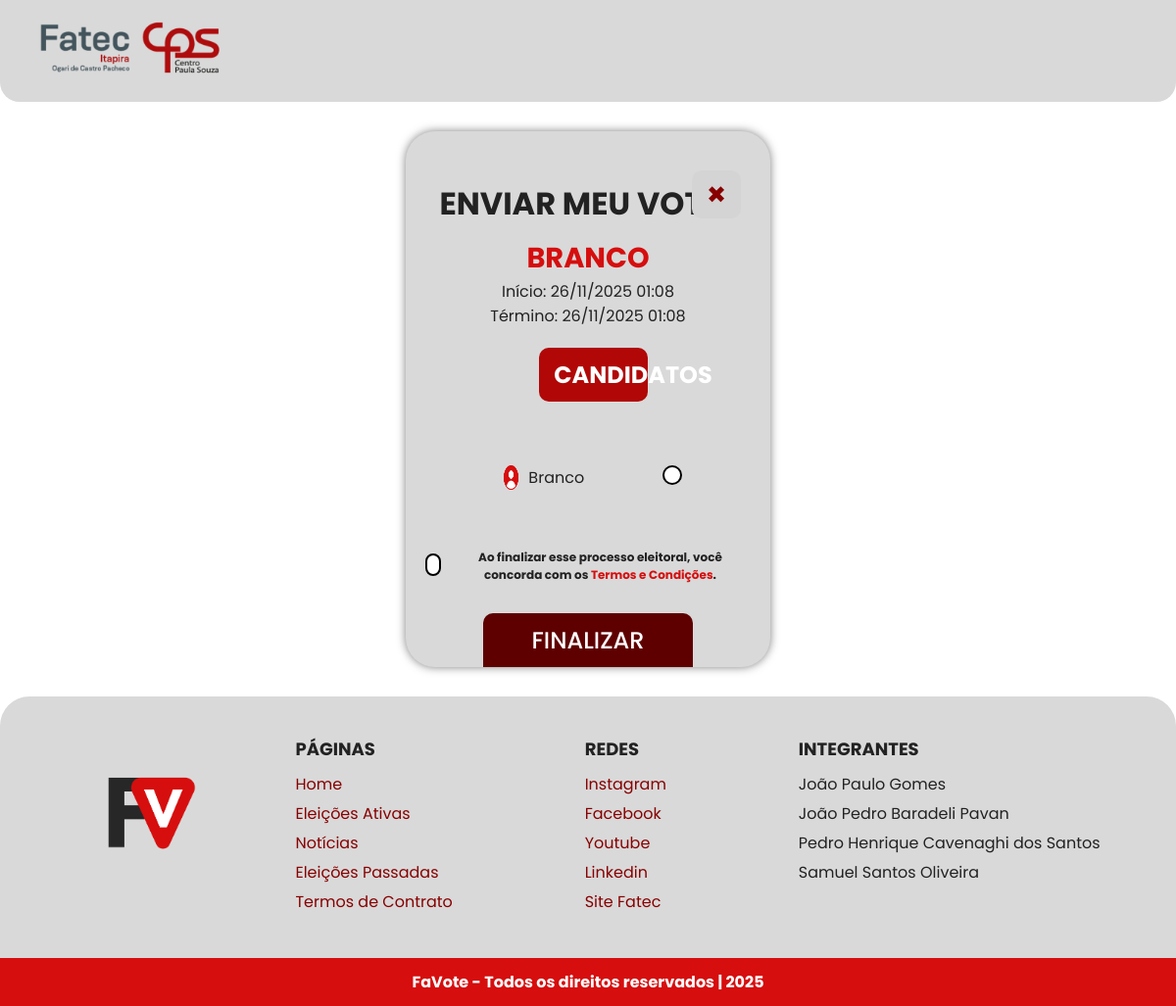
The page /Pages/votacao.php?id=1 (signed in) on the database its author committed.
### tables this page shows
CREATE TABLE `eleicoes` (
  `id` int(11) NOT NULL,
  `titulo` varchar(100) NOT NULL,
  `descricao` text DEFAULT NULL,
  `dataPostagem` datetime NOT NULL DEFAULT current_timestamp(),
  `data_inicio` datetime NOT NULL,
  `data_fim` datetime NOT NULL,
  `ativa` tinyint(1) DEFAULT 1,
  `turma_id` int(11) NOT NULL
);

CREATE TABLE `candidatos` (
  `id` int(11) NOT NULL,
  `eleicao_id` int(11) NOT NULL,
  `aluno_ra` varchar(20) NOT NULL,
  `proposta` text DEFAULT NULL
);

CREATE TABLE `alunos` (
  `id` int(11) NOT NULL,
  `ra` varchar(20) NOT NULL,
  `nome` varchar(100) NOT NULL,
  `email_institucional` varchar(100) NOT NULL,
  `senha` varchar(255) NOT NULL,
  `turma_id` int(11) DEFAULT NULL,
  `criado_data` timestamp NOT NULL DEFAULT current_timestamp(),
  `atualizado_data` timestamp NOT NULL DEFAULT current_timestamp() ON UPDATE current_timestamp()
);

### Pages/votacao.php (the view, shortened to what this page needs)
<?php
require '../php/config.php';
$eleicao_id = isset($_GET['id']) ? (int) $_GET['id'] : 0;
$sqlEleicao = "SELECT * FROM eleicoes WHERE id = ?";
$stmt = $conexao->prepare($sqlEleicao);
$stmt->bind_param("i", $eleicao_id);
$stmt->execute();
$resultEleicao = $stmt->get_result();
$eleicao = $resultEleicao->fetch_assoc();
$sqlCandidatos = "
    SELECT c.id AS candidato_id, a.nome AS candidato_nome, c.proposta
    FROM candidatos c
    INNER JOIN alunos a ON c.aluno_ra = a.ra
    WHERE c.eleicao_id = ?
";
$stmt2 = $conexao->prepare($sqlCandidatos);
$stmt2->bind_param("i", $eleicao_id);
$stmt2->execute();
$resultCandidatos = $stmt2->get_result();
?>
<!DOCTYPE html>
<html lang="pt-br">
<head>
    <link rel="stylesheet" href="../Styles/votacao.css">
    <link rel="stylesheet" href="https://cdnjs.cloudflare.com/ajax/libs/animate.css/4.1.1/animate.min.css" />
    <link rel="stylesheet" href="https://cdnjs.cloudflare.com/ajax/libs/font-awesome/6.5.0/css/all.min.css">
</head>
<body>
    <header class="header">
        <div class="logo"><img src="../Images/logofatec.png" width="190"></div>
    </header>
    <main class="main-content">
        <div class="container-eleicao">
            <h1>ENVIAR MEU VOTO:</h1>
            <button class="btn-close" onclick="history.back()">✖</button>
        </div>
        <h1 class="titulo-eleicao"><?= htmlspecialchars($eleicao['titulo']) ?></h1>
        <p class="subtitulo-eleicao">
            Início: <?= date("d/m/Y H:i", strtotime($eleicao['data_inicio'])) ?> <br>
            Término: <?= date("d/m/Y H:i", strtotime($eleicao['data_fim'])) ?>
        </p>
        <h2 class="titulo-cargo">CANDIDATOS</h2>
        <form method="POST">
            <section class="painel-votacao">
                <div class="painel">
                    <div class="lista-candidatos">
                        <?php if ($resultCandidatos->num_rows > 0): ?>
                            <?php while ($cand = $resultCandidatos->fetch_assoc()): ?>
                                <label>
                                    <img src="../Images/user.png" width="20" alt="user" />
                                    <?= htmlspecialchars($cand['candidato_nome']) ?>
                                    <input type="radio" name="candidato_id" value="<?= $cand['candidato_id'] ?>" required>
                                </label>
                            <?php endwhile; ?>
                        <?php else: ?>
                            <p>Nenhum candidato cadastrado nesta eleição.</p>
                        <?php endif; ?>
                    </div>
                </div>
            </section>
            <div class="checkbox">
                <input type="checkbox" required>
                <p class="termos">Ao finalizar esse processo eleitoral, você concorda com os
                    <a href="termos.php" class="link-termos">Termos e Condições</a>.
                </p>
            </div>
            <div class="finalizar-container">
                <button type="submit" class="botao-finalizar">FINALIZAR</button>
            </div>
        </form>
    </main>
    <footer class="footer">
        <div class="footer-top">
            <div class="footer-logo">
                <img src="../Images/logoFaVote.png" width="70">
            </div>
            <div class="footer-links">
                <div>
                    <h4>PÁGINAS</h4>
                    <ul>
                        <li><a href="home.php">Home</a></li>
                        <li><a href="eleAtive.php">Eleições Ativas</a></li>
                        <li><a href="news.php">Notícias</a></li>
                        <li><a href="elepassa.php">Eleições Passadas</a></li>
                        <li><a href="termos.php">Termos de Contrato</a></li>
                    </ul>
                </div>
                <div>
                    <h4>REDES</h4>
                    <ul>
                        <li><a href="https://www.instagram.com/fatecdeitapira?igsh=MWUzNXMzcWNhZzB4Ng=="
                                target="_blank">Instagram</a></li>
                        <li><a href="https://www.facebook.com/share/16Y3jKo71m/" target="_blank">Facebook</a></li>
                        <li><a href="https://www.youtube.com/@fatecdeitapiraogaridecastr2131"
                                target="_blank">Youtube</a></li>
                        <li><a href="https://www.linkedin.com/school/faculdade-estadual-de-tecnologia-de-itapira-ogari-de-castro-pacheco/about/"
                                target="_blank">Linkedin</a></li>
                        <li><a href="https://fatecitapira.cps.sp.gov.br/" target="_blank">Site Fatec</a></li>
                    </ul>
                </div>
                <div>
                    <h4>INTEGRANTES</h4>
                    <ul>
                        <li>João Paulo Gomes</li>
                        <li>João Pedro Baradeli Pavan</li>
                        <li>Pedro Henrique Cavenaghi dos Santos</li>
                        <li>Samuel Santos Oliveira</li>
                    </ul>
                </div>
            </div>
        </div>
        <div class="footer-bottom">
            FaVote - Todos os direitos reservados | 2025
        </div>
    </footer>
</body>
</html>

### Styles/votacao.css (style rules this page uses)
* { box-sizing: border-box; font-family: 'Poppins'; margin: 0; padding: 0; }
body { background: #fff; color: #222; animation: fadeIn; animation-duration: 1s; scroll-behavior: smooth; }
.header { align-items: center; justify-content: center; background: #d9d9d9; padding: 20px 30px; border-radius: 0 0 20px 20px; position: relative; }
.logo { margin-left: 10px; }
.main-content { padding: 40px 20px 0px 20px; width: 31%; margin: auto; margin-top: 30px; border-radius: 30px; box-shadow: 0 0 10px rgba(0, 0, 0, 0.5); background: #d9d9d9; }
.container-eleicao { position: relative; display: flex; justify-content: center; align-items: center; padding: 10px; }
.titulo-eleicao { font-size: 1.8em; margin: 0; text-transform: uppercase; text-align: center; color: #D60E0E; }
.btn-close { position: absolute; top: 0px; right: 10px; background-color: #d4d4d4; color: #880000; border: none; padding: 7px 15px; border-radius: 10px; font-size: 1.5em; cursor: pointer; transition: background-color 0.6s ease, transform 0.6s ease; }
.subtitulo-eleicao { text-align: center; font-size: 1em; margin-bottom: 20px; }
.titulo-cargo { margin-left: 35%; width: 33.5%; text-align: center; background: #b10707; color: white; padding: 10px 15px; display: inline-block; border-radius: 10px; margin-bottom: 20px; }
.painel-votacao { display: flex; justify-content: center; gap: 60px; padding: 30px; border-radius: 20px; flex-wrap: wrap; }
.painel { flex: 1 1 300px; max-width: 400px; }
.lista-candidatos label { display: inline-flex; text-align: left; margin: 10px; padding: 5px 30px; font-size: 1em; }
.lista-candidatos img { margin: 0px 10px; width: 8%; }
.lista-candidatos input[type="radio"] { appearance: none; -webkit-appearance: none; width: 20px; margin-left:auto; height: 20px; border: 2px solid #000; border-radius: 50%; outline: none; cursor: pointer; position: relative; background-color: #fff; }
.checkbox { display: flex; align-items: center; font-size: 12px; gap: 9px; }
.checkbox input[type="checkbox"] { margin-top: 12px; width: 23px; height: 23px; appearance: none; -webkit-appearance: none; background-color: #ffffff; border: 2px solid black; border-radius: 8px; cursor: pointer; position: relative; }
.checkbox input[type="checkbox"]::after { content: ""; position: absolute; top: 4px; left: 7px; width: 4px; height: 8px; border: solid #D60E0E; border-width: 0 2px 2px 0; transform: rotate(45deg); display: none; }
.termos { margin-top: 15px; text-align: center; font-weight: bold; }
.link-termos { color: #D60E0E; text-decoration: none; }
.finalizar-container { text-align: center; margin: 30px 0px 0px 0px; }
.botao-finalizar { padding: 10px 15%; background: #5f0000; color: white; font-size: 1.5em; border: none; font-weight: 500; border-radius: 10px 10px 0px 0px; cursor: pointer; transition: 0.3s; }
.footer { margin-top: 30px; background: #d9d9d9; border-radius: 30px 30px 0 0; overflow: hidden; font-size: 16px; }
.footer-top { display: flex; justify-content: space-between; padding: 40px; flex-wrap: wrap; }
.footer-logo { font-size: 48px; font-weight: bold; margin: auto; transform: scale(1.5); }
.footer-links { justify-content: space-around; display: flex; gap: 60px; width: 80%; }
.footer-links h4 { font-size: 18px; margin-bottom: 10px; }
.footer-links ul { list-style: none; padding: 0; margin: 0; }
.footer-links li { margin-bottom: 5px; }
.footer-links a { text-decoration: none; color: #880000; transition: 1s; }
.footer-bottom { text-align: center; background: #D60E0E; color: white; padding: 12px; font-weight: bold; }

### rows shown on the page
eleicoes: titulo "BRANCO", data_inicio "26/11/2025 01:08", data_fim "26/11/2025 01:08"
candidatos: alunos.nome "Branco"
